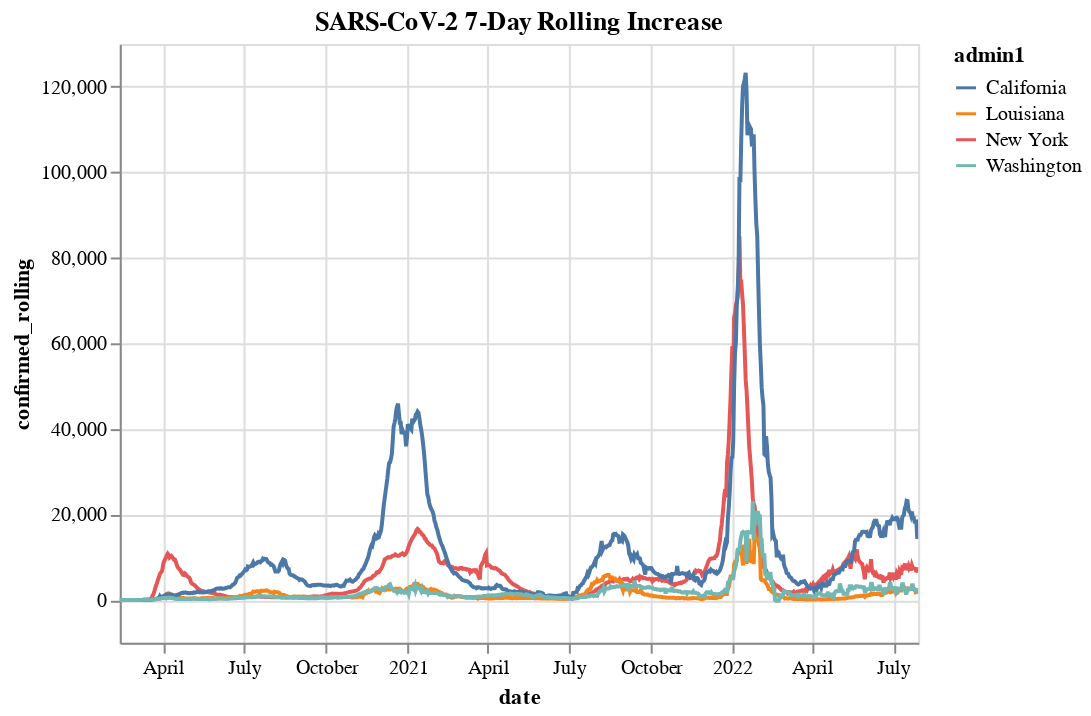

This figure's notebook cell:
### Markdown cell above
### Below is the distribution of "Confirmed # Increase" over time for California, Louisiana, New York, and Washington

### Code cell
outbreak_tools.plot_increase(state_list)

### Figure 1 — Vega-Lite specification as saved in the notebook (floating-point values rounded to 4 significant figures; data arrays with more than 128 entries replaced by an {"elided": "..."} marker saying what was removed)
{"config": {"view": {"continuousWidth": 400, "continuousHeight": 300}}, "data": {"name": "data-bbd7a76b37c2bf643fce08b2d0eec2db"}, "mark": "line", "encoding": {"color": {"type": "nominal", "field": "admin1"}, "x": {"type": "temporal", "field": "date"}, "y": {"type": "quantitative", "field": "confirmed_rolling"}}, "selection": {"selector001": {"type": "interval", "bind": "scales", "encodings": ["x", "y"]}}, "title": "SARS-CoV-2 7-Day Rolling Increase", "$schema": "https://vega.github.io/schema/vega-lite/v4.8.1.json", "datasets": {"data-bbd7a76b37c2bf643fce08b2d0eec2db": {"elided": "3596 records"}}}
